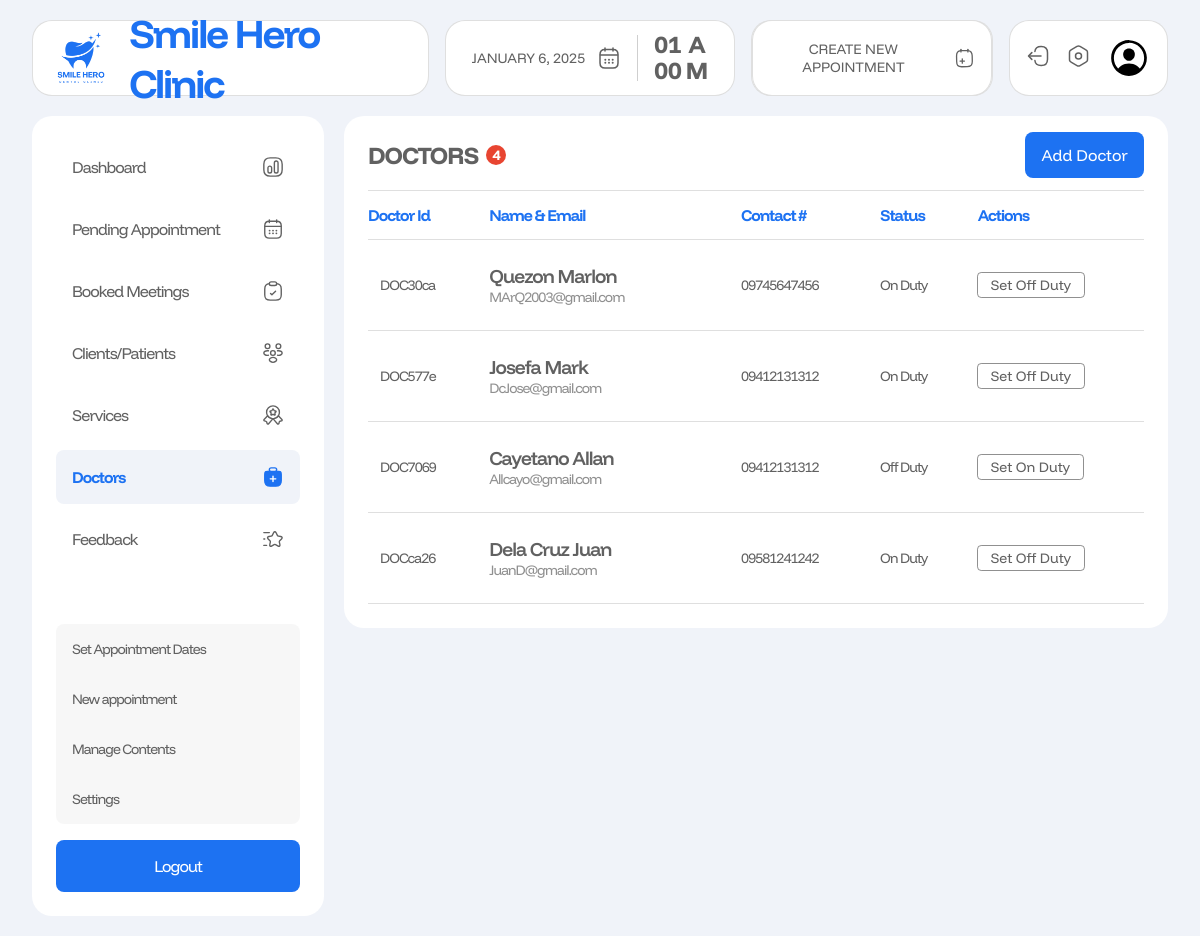
Page /admin/doctors.php (signed in) on the earlier database version.
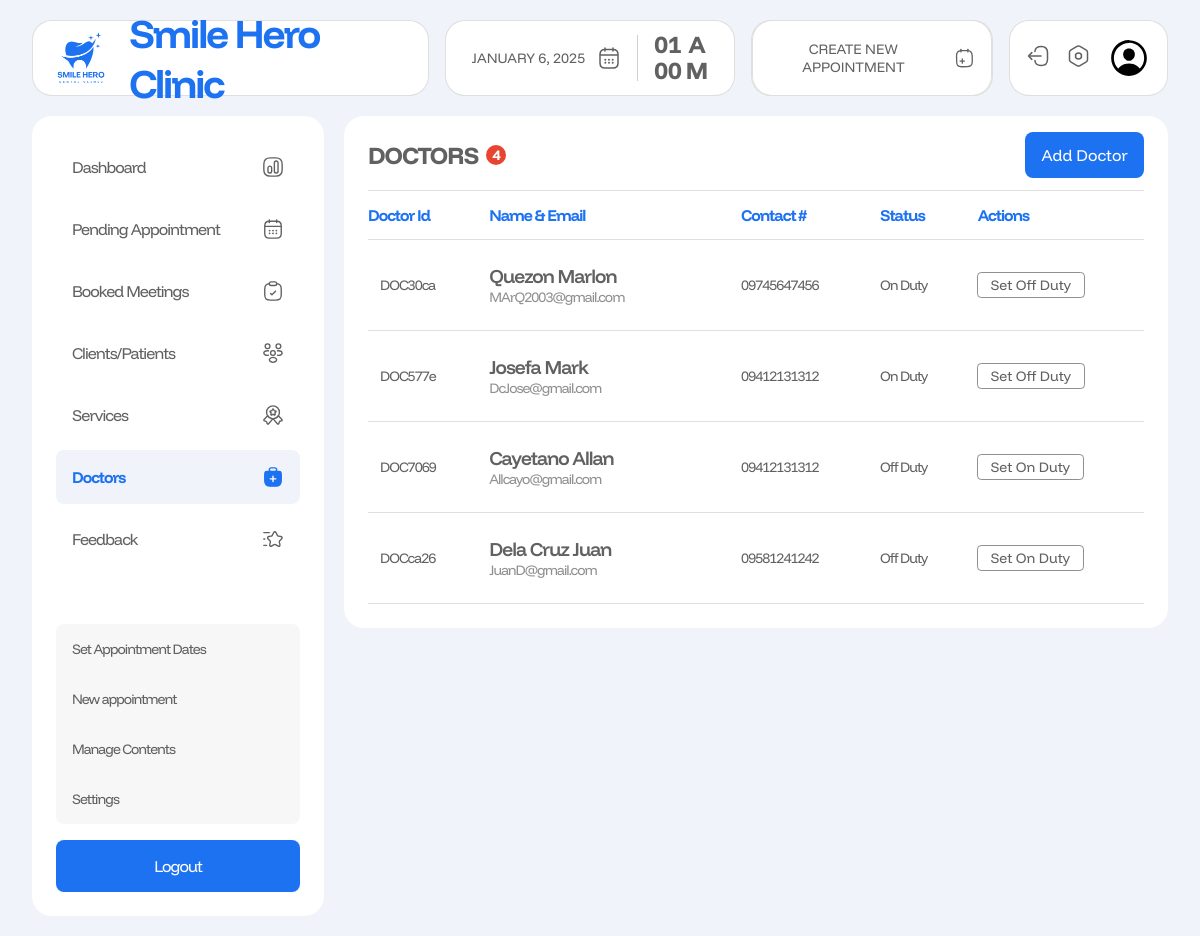
Same page on the later database version.
### tables this page shows
CREATE TABLE `doctors` (
  `doctor_id` varchar(100) NOT NULL,
  `first_name` varchar(100) NOT NULL,
  `last_name` varchar(100) NOT NULL,
  `phone_number` varchar(15) NOT NULL,
  `email` varchar(100) DEFAULT NULL,
  `availability` varchar(10) NOT NULL,
  `created_at` timestamp NOT NULL DEFAULT current_timestamp()
);

### admin/doctors.php (the view, shortened to what this page needs)
<?php
require_once '../includes/dbh.inc.php';
$limit = 5;
$page = isset($_GET['page']) ? (int)$_GET['page'] : 1;
$start = ($page - 1) * $limit;
$totalQuery = "SELECT COUNT(*) AS total FROM doctors";
$totalResult = $conn->query($totalQuery);
$totalRow = $totalResult->fetch_assoc();
$totalRecords = $totalRow['total'];
$query = "SELECT doctor_id, first_name, last_name, phone_number, email, availability FROM doctors LIMIT $start, $limit";
$result = $conn->query($query);
$doctors = [];
if ($result->num_rows > 0) {
  while ($row = $result->fetch_assoc()) {
    $doctors[] = $row;
  }
}
?>
<!DOCTYPE html>
<html lang="en">
<head>
  <link rel="stylesheet" href="../src/dist/styles.css" />
</head>
<body class="admin__page">
  <main class="admin__main">
    <?php include("includes/nav.php"); ?>
     <section class="admin__content">
      <?php include("includes/side_nav.php"); ?>
      <div class="doctors__container">
        <div class="doctors__table">
          <b class="table-heading__container">
            <h1 class="table-heading">
              doctors <span class="table-item-count"><?php echo $totalRecords?></span>
            </h1>
            <button><a href="new-doctor.php">Add Doctor</a></button>
          </b>
          <table>
            <thead>
              <tr>
                <th>doctor id</th>
                <th>name & email</th>
                <th>contact #</th>
                <th>status</th>
                <th>actions</th>
              </tr>
            </thead>
            <tbody>
              <?php if (!empty($doctors)): ?>
                <?php foreach ($doctors as $doctor): ?>
              <tr>
                <td><?php echo htmlspecialchars($doctor['doctor_id']); ?></td>
                <td class="patient-cell name-email">
                  <p class="name" title="<?php echo $doctor['last_name'] ." ". $doctor['first_name'] ?>">
                    <?php echo htmlspecialchars($doctor['last_name']); ?>
                    <?php echo htmlspecialchars($doctor['first_name']); ?>
                  </p>
                  <p class="email" title="<?php echo $doctor['email'] ?>">
                    <?php echo htmlspecialchars($doctor['email']); ?>
                  </p>
                </td>
                <td><?php echo htmlspecialchars($doctor['phone_number']); ?></td>
                <td><?php echo htmlspecialchars($doctor['availability']);?></td>
                <td>
                  <form class="status-toggle-form" method="POST">
                    <button type="submit" name="toggle" value="update">
                      Set <?php echo $doctor['availability'] === 'On Duty' ? 'Off Duty' : 'On Duty'; ?>
                    </button>
                  </form>
                </td>
              </tr>
                <?php endforeach; ?>
                <?php else: ?>
                <tr>
                    <td colspan="5">No doctors found.</td>
                  </tr>
                <?php endif; ?>
            </tbody>
          </table>
        </div>
      </div>
    </section>
  </main>
</body>
</html>

Differences in the rows shown:
changed doctors "Dela Cruz": availability "On Duty" → "Off Duty"; availability "Off Duty" → "On Duty"
